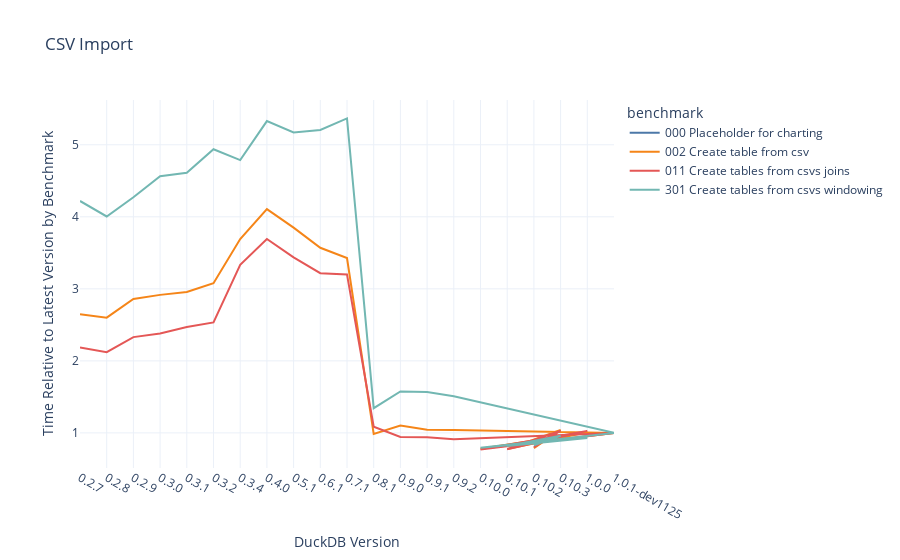
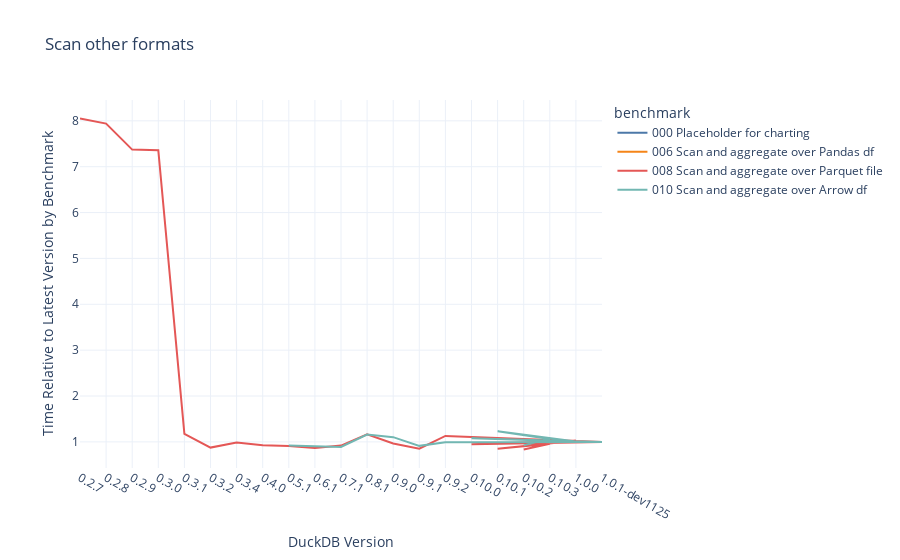
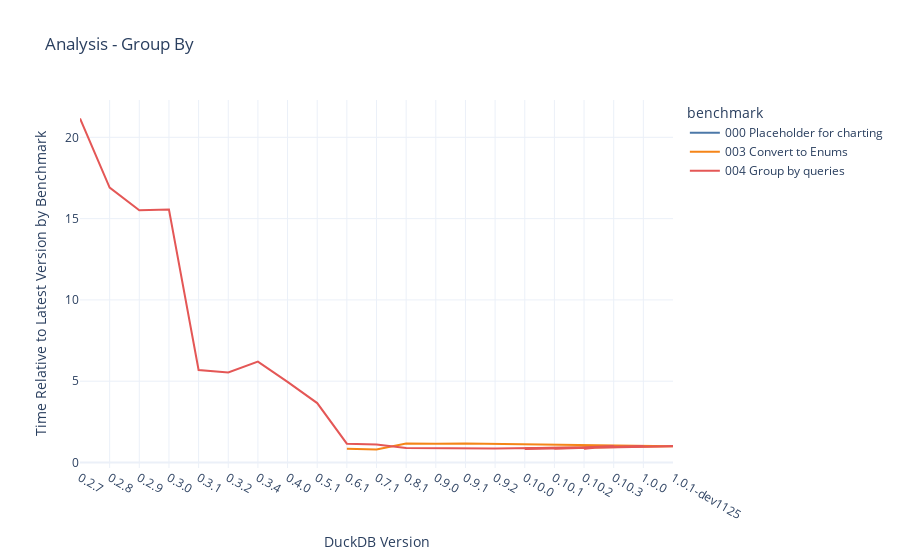
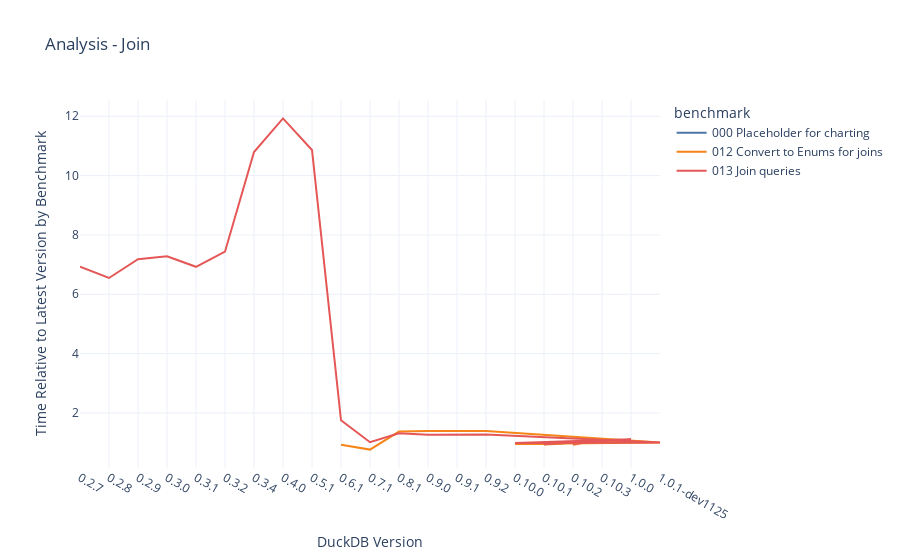

The code cell stored with these charts, in order, in its notebook:
### Code cell
benchmark_types = ["CSV Import","Scan other formats","Analysis - Group By", 'Analysis - Join', 'Window Functions', "Export"]
for benchmark_type in benchmark_types:
    fig = px.line(
        con.sql(f"""from pandas_or_arrow_with_placeholders where "Benchmark Type" = '{benchmark_type}'""").df(),
        x="DuckDB Version",
        y="Time Relative to Latest Version by Benchmark",
        color="benchmark",
        # line_group="benchmark",
        # category_orders={"Benchmark Type":["CSV Import","Scan other formats","Analysis - Group By", 'Analysis - Join', 'Window Functions', "Export"]},
        template='plotly_white',
        color_discrete_sequence=px.colors.qualitative.T10,
        title=benchmark_type,
    )
    fig.show()

### Figure 1 — Plotly figure (JSON) as saved in the notebook; plotly's stock layout.template omitted (floating-point values rounded to 4 significant figures)
{"data": [{"hovertemplate": "benchmark=000 Placeholder for charting<br>DuckDB Version=%{x}<br>Time Relative to Latest Version by Benchmark=%{y}<extra></extra>", "legendgroup": "000 Placeholder for charting", "line": {"color": "#4C78A8", "dash": "solid"}, "marker": {"symbol": "circle"}, "mode": "lines", "name": "000 Placeholder for charting", "orientation": "v", "showlegend": true, "type": "scatter", "x": ["0.2.7", "0.2.8", "0.2.9", "0.3.0", "0.3.1", "0.3.2", "0.3.4", "0.4.0", "0.5.1", "0.6.1", "0.7.1", "0.8.1", "0.9.0", "0.9.1", "0.9.2", "0.10.0", "0.10.1", "0.10.2", "0.10.3", "1.0.0", "1.0.1-dev1125"], "xaxis": "x", "y": [null, null, null, null, null, null, null, null, null, null, null, null, null, null, null, null, null, null, null, null, null], "yaxis": "y"}, {"hovertemplate": "benchmark=002 Create table from csv<br>DuckDB Version=%{x}<br>Time Relative to Latest Version by Benchmark=%{y}<extra></extra>", "legendgroup": "002 Create table from csv", "line": {"color": "#F58518", "dash": "solid"}, "marker": {"symbol": "circle"}, "mode": "lines", "name": "002 Create table from csv", "orientation": "v", "showlegend": true, "type": "scatter", "x": ["0.10.2", "0.10.3", "0.10.1", "1.0.0", "0.10.0", "1.0.1-dev1125", "0.9.2", "0.9.1", "0.9.0", "0.8.1", "0.7.1", "0.6.1", "0.5.1", "0.4.0", "0.3.4", "0.3.2", "0.3.1", "0.3.0", "0.2.9", "0.2.8", "0.2.7"], "xaxis": "x", "y": [0.7893, 1.04, 0.7754, 1.008, 0.7783, 1, 1.04, 1.044, 1.103, 0.9844, 3.427, 3.57, 3.85, 4.107, 3.692, 3.078, 2.957, 2.916, 2.86, 2.6, 2.649], "yaxis": "y"}, {"hovertemplate": "benchmark=011 Create tables from csvs joins<br>DuckDB Version=%{x}<br>Time Relative to Latest Version by Benchmark=%{y}<extra></extra>", "legendgroup": "011 Create tables from csvs joins", "line": {"color": "#E45756", "dash": "solid"}, "marker": {"symbol": "circle"}, "mode": "lines", "name": "011 Create tables from csvs joins", "orientation": "v", "showlegend": true, "type": "scatter", "x": ["0.10.2", "0.10.3", "0.10.1", "1.0.0", "0.10.0", "1.0.1-dev1125", "0.9.2", "0.9.1", "0.9.0", "0.8.1", "0.7.1", "0.6.1", "0.5.1", "0.4.0", "0.3.4", "0.3.2", "0.3.1", "0.3.0", "0.2.9", "0.2.8", "0.2.7"], "xaxis": "x", "y": [0.8037, 1.031, 0.7721, 1.028, 0.768, 1, 0.9131, 0.9393, 0.9426, 1.085, 3.2, 3.218, 3.436, 3.693, 3.334, 2.533, 2.471, 2.379, 2.33, 2.121, 2.186], "yaxis": "y"}, {"hovertemplate": "benchmark=301 Create tables from csvs windowing<br>DuckDB Version=%{x}<br>Time Relative to Latest Version by Benchmark=%{y}<extra></extra>", "legendgroup": "301 Create tables from csvs windowing", "line": {"color": "#72B7B2", "dash": "solid"}, "marker": {"symbol": "circle"}, "mode": "lines", "name": "301 Create tables from csvs windowing", "orientation": "v", "showlegend": true, "type": "scatter", "x": ["0.10.2", "0.10.3", "0.10.1", "1.0.0", "0.10.0", "1.0.1-dev1125", "0.9.2", "0.9.1", "0.9.0", "0.8.1", "0.7.1", "0.6.1", "0.5.1", "0.4.0", "0.3.4", "0.3.2", "0.3.1", "0.3.0", "0.2.9", "0.2.8", "0.2.7"], "xaxis": "x", "y": [0.8291, 0.9606, 0.8176, 0.9298, 0.7938, 1, 1.508, 1.569, 1.576, 1.343, 5.366, 5.205, 5.171, 5.329, 4.788, 4.938, 4.611, 4.564, 4.272, 4.005, 4.219], "yaxis": "y"}], "layout": {"legend": {"title": {"text": "benchmark"}, "tracegroupgap": 0}, "title": {"text": "CSV Import"}, "xaxis": {"anchor": "y", "domain": [0, 1], "title": {"text": "DuckDB Version"}}, "yaxis": {"anchor": "x", "domain": [0, 1], "title": {"text": "Time Relative to Latest Version by Benchmark"}}}}

### Figure 2 — Plotly figure (JSON) as saved in the notebook; plotly's stock layout.template omitted (floating-point values rounded to 4 significant figures)
{"data": [{"hovertemplate": "benchmark=000 Placeholder for charting<br>DuckDB Version=%{x}<br>Time Relative to Latest Version by Benchmark=%{y}<extra></extra>", "legendgroup": "000 Placeholder for charting", "line": {"color": "#4C78A8", "dash": "solid"}, "marker": {"symbol": "circle"}, "mode": "lines", "name": "000 Placeholder for charting", "orientation": "v", "showlegend": true, "type": "scatter", "x": ["0.2.7", "0.2.8", "0.2.9", "0.3.0", "0.3.1", "0.3.2", "0.3.4", "0.4.0", "0.5.1", "0.6.1", "0.7.1", "0.8.1", "0.9.0", "0.9.1", "0.9.2", "0.10.0", "0.10.1", "0.10.2", "0.10.3", "1.0.0", "1.0.1-dev1125"], "xaxis": "x", "y": [null, null, null, null, null, null, null, null, null, null, null, null, null, null, null, null, null, null, null, null, null], "yaxis": "y"}, {"hovertemplate": "benchmark=006 Scan and aggregate over Pandas df<br>DuckDB Version=%{x}<br>Time Relative to Latest Version by Benchmark=%{y}<extra></extra>", "legendgroup": "006 Scan and aggregate over Pandas df", "line": {"color": "#F58518", "dash": "solid"}, "marker": {"symbol": "circle"}, "mode": "lines", "name": "006 Scan and aggregate over Pandas df", "orientation": "v", "showlegend": true, "type": "scatter", "x": ["0.4.0", "0.3.4", "0.3.2", "0.3.1", "0.3.0", "0.2.9", "0.2.8", "0.2.7"], "xaxis": "x", "y": [null, null, null, null, null, null, null, null], "yaxis": "y"}, {"hovertemplate": "benchmark=008 Scan and aggregate over Parquet file<br>DuckDB Version=%{x}<br>Time Relative to Latest Version by Benchmark=%{y}<extra></extra>", "legendgroup": "008 Scan and aggregate over Parquet file", "line": {"color": "#E45756", "dash": "solid"}, "marker": {"symbol": "circle"}, "mode": "lines", "name": "008 Scan and aggregate over Parquet file", "orientation": "v", "showlegend": true, "type": "scatter", "x": ["0.10.2", "0.10.3", "0.10.1", "1.0.0", "0.10.0", "1.0.1-dev1125", "0.9.2", "0.9.1", "0.9.0", "0.8.1", "0.7.1", "0.6.1", "0.5.1", "0.4.0", "0.3.4", "0.3.2", "0.3.1", "0.3.0", "0.2.9", "0.2.8", "0.2.7"], "xaxis": "x", "y": [0.8319, 0.961, 0.852, 1.025, 0.9469, 1, 1.131, 0.85, 0.9669, 1.164, 0.9189, 0.8647, 0.9095, 0.9286, 0.9862, 0.8755, 1.173, 7.361, 7.372, 7.939, 8.053], "yaxis": "y"}, {"hovertemplate": "benchmark=010 Scan and aggregate over Arrow df<br>DuckDB Version=%{x}<br>Time Relative to Latest Version by Benchmark=%{y}<extra></extra>", "legendgroup": "010 Scan and aggregate over Arrow df", "line": {"color": "#72B7B2", "dash": "solid"}, "marker": {"symbol": "circle"}, "mode": "lines", "name": "010 Scan and aggregate over Arrow df", "orientation": "v", "showlegend": true, "type": "scatter", "x": ["0.10.2", "0.10.3", "0.10.1", "1.0.0", "0.10.0", "1.0.1-dev1125", "0.9.2", "0.9.1", "0.9.0", "0.8.1", "0.7.1", "0.6.1", "0.5.1"], "xaxis": "x", "y": [0.924, 1.065, 1.231, 1.009, 1.081, 1, 0.9937, 0.9134, 1.104, 1.16, 0.8882, 0.9079, 0.9189], "yaxis": "y"}], "layout": {"legend": {"title": {"text": "benchmark"}, "tracegroupgap": 0}, "title": {"text": "Scan other formats"}, "xaxis": {"anchor": "y", "domain": [0, 1], "title": {"text": "DuckDB Version"}}, "yaxis": {"anchor": "x", "domain": [0, 1], "title": {"text": "Time Relative to Latest Version by Benchmark"}}}}

### Figure 3 — Plotly figure (JSON) as saved in the notebook; plotly's stock layout.template omitted (floating-point values rounded to 4 significant figures)
{"data": [{"hovertemplate": "benchmark=000 Placeholder for charting<br>DuckDB Version=%{x}<br>Time Relative to Latest Version by Benchmark=%{y}<extra></extra>", "legendgroup": "000 Placeholder for charting", "line": {"color": "#4C78A8", "dash": "solid"}, "marker": {"symbol": "circle"}, "mode": "lines", "name": "000 Placeholder for charting", "orientation": "v", "showlegend": true, "type": "scatter", "x": ["0.2.7", "0.2.8", "0.2.9", "0.3.0", "0.3.1", "0.3.2", "0.3.4", "0.4.0", "0.5.1", "0.6.1", "0.7.1", "0.8.1", "0.9.0", "0.9.1", "0.9.2", "0.10.0", "0.10.1", "0.10.2", "0.10.3", "1.0.0", "1.0.1-dev1125"], "xaxis": "x", "y": [null, null, null, null, null, null, null, null, null, null, null, null, null, null, null, null, null, null, null, null, null], "yaxis": "y"}, {"hovertemplate": "benchmark=003 Convert to Enums<br>DuckDB Version=%{x}<br>Time Relative to Latest Version by Benchmark=%{y}<extra></extra>", "legendgroup": "003 Convert to Enums", "line": {"color": "#F58518", "dash": "solid"}, "marker": {"symbol": "circle"}, "mode": "lines", "name": "003 Convert to Enums", "orientation": "v", "showlegend": true, "type": "scatter", "x": ["0.10.2", "0.10.3", "0.10.1", "1.0.0", "0.10.0", "1.0.1-dev1125", "0.9.2", "0.9.1", "0.9.0", "0.8.1", "0.7.1", "0.6.1"], "xaxis": "x", "y": [0.8806, 1.006, 0.8721, 0.9865, 0.8762, 1, 1.169, 1.174, 1.152, 1.17, 0.7935, 0.8484], "yaxis": "y"}, {"hovertemplate": "benchmark=004 Group by queries<br>DuckDB Version=%{x}<br>Time Relative to Latest Version by Benchmark=%{y}<extra></extra>", "legendgroup": "004 Group by queries", "line": {"color": "#E45756", "dash": "solid"}, "marker": {"symbol": "circle"}, "mode": "lines", "name": "004 Group by queries", "orientation": "v", "showlegend": true, "type": "scatter", "x": ["0.10.2", "0.10.3", "0.10.1", "1.0.0", "0.10.0", "1.0.1-dev1125", "0.9.2", "0.9.1", "0.9.0", "0.8.1", "0.7.1", "0.6.1", "0.5.1", "0.4.0", "0.3.4", "0.3.2", "0.3.1", "0.3.0", "0.2.9", "0.2.8", "0.2.7"], "xaxis": "x", "y": [0.8521, 1.019, 0.8387, 1.021, 0.8376, 1, 0.8674, 0.8813, 0.8834, 0.8968, 1.114, 1.157, 3.654, 4.959, 6.204, 5.54, 5.689, 15.56, 15.51, 16.91, 21.17], "yaxis": "y"}], "layout": {"legend": {"title": {"text": "benchmark"}, "tracegroupgap": 0}, "title": {"text": "Analysis - Group By"}, "xaxis": {"anchor": "y", "domain": [0, 1], "title": {"text": "DuckDB Version"}}, "yaxis": {"anchor": "x", "domain": [0, 1], "title": {"text": "Time Relative to Latest Version by Benchmark"}}}}

### Figure 4 — Plotly figure (JSON) as saved in the notebook; plotly's stock layout.template omitted (floating-point values rounded to 4 significant figures)
{"data": [{"hovertemplate": "benchmark=000 Placeholder for charting<br>DuckDB Version=%{x}<br>Time Relative to Latest Version by Benchmark=%{y}<extra></extra>", "legendgroup": "000 Placeholder for charting", "line": {"color": "#4C78A8", "dash": "solid"}, "marker": {"symbol": "circle"}, "mode": "lines", "name": "000 Placeholder for charting", "orientation": "v", "showlegend": true, "type": "scatter", "x": ["0.2.7", "0.2.8", "0.2.9", "0.3.0", "0.3.1", "0.3.2", "0.3.4", "0.4.0", "0.5.1", "0.6.1", "0.7.1", "0.8.1", "0.9.0", "0.9.1", "0.9.2", "0.10.0", "0.10.1", "0.10.2", "0.10.3", "1.0.0", "1.0.1-dev1125"], "xaxis": "x", "y": [null, null, null, null, null, null, null, null, null, null, null, null, null, null, null, null, null, null, null, null, null], "yaxis": "y"}, {"hovertemplate": "benchmark=012 Convert to Enums for joins<br>DuckDB Version=%{x}<br>Time Relative to Latest Version by Benchmark=%{y}<extra></extra>", "legendgroup": "012 Convert to Enums for joins", "line": {"color": "#F58518", "dash": "solid"}, "marker": {"symbol": "circle"}, "mode": "lines", "name": "012 Convert to Enums for joins", "orientation": "v", "showlegend": true, "type": "scatter", "x": ["0.10.2", "0.10.3", "0.10.1", "1.0.0", "0.10.0", "1.0.1-dev1125", "0.9.2", "0.9.1", "0.9.0", "0.8.1", "0.7.1", "0.6.1"], "xaxis": "x", "y": [0.9231, 1.077, 0.9359, 1.067, 0.9527, 1, 1.387, 1.394, 1.387, 1.372, 0.7638, 0.9252], "yaxis": "y"}, {"hovertemplate": "benchmark=013 Join queries<br>DuckDB Version=%{x}<br>Time Relative to Latest Version by Benchmark=%{y}<extra></extra>", "legendgroup": "013 Join queries", "line": {"color": "#E45756", "dash": "solid"}, "marker": {"symbol": "circle"}, "mode": "lines", "name": "013 Join queries", "orientation": "v", "showlegend": true, "type": "scatter", "x": ["0.10.2", "0.10.3", "0.10.1", "1.0.0", "0.10.0", "1.0.1-dev1125", "0.9.2", "0.9.1", "0.9.0", "0.8.1", "0.7.1", "0.6.1", "0.5.1", "0.4.0", "0.3.4", "0.3.2", "0.3.1", "0.3.0", "0.2.9", "0.2.8", "0.2.7"], "xaxis": "x", "y": [0.9546, 1.056, 0.9483, 1.11, 0.9831, 1, 1.275, 1.266, 1.265, 1.312, 1.014, 1.752, 10.86, 11.93, 10.79, 7.436, 6.926, 7.281, 7.181, 6.548, 6.934], "yaxis": "y"}], "layout": {"legend": {"title": {"text": "benchmark"}, "tracegroupgap": 0}, "title": {"text": "Analysis - Join"}, "xaxis": {"anchor": "y", "domain": [0, 1], "title": {"text": "DuckDB Version"}}, "yaxis": {"anchor": "x", "domain": [0, 1], "title": {"text": "Time Relative to Latest Version by Benchmark"}}}}
